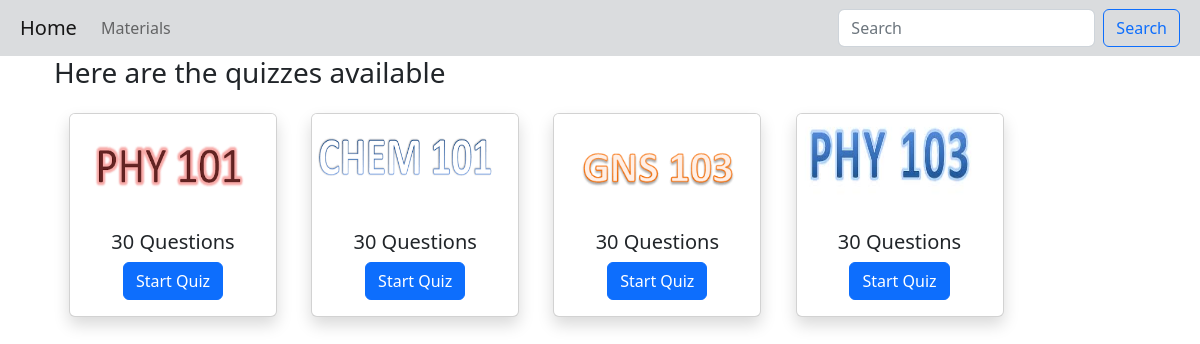
Before: / with the older database file.
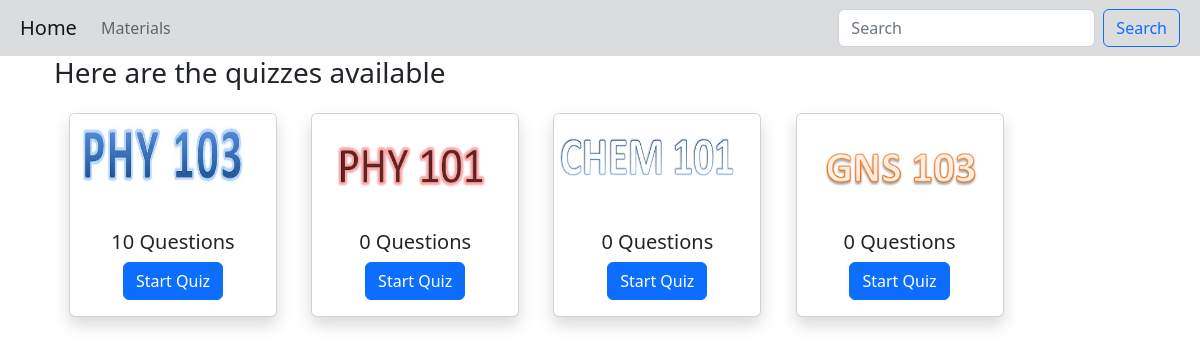
After: the same page with the newer database file.
### app/models.py (models this page shows, shortened)
class Quiz(models.Model):
    name = models.CharField(max_length=30,)
    number_of_question = models.IntegerField(default=0)
    image = models.ImageField(upload_to="images/")

### app/views.py (the view)
# urls.py: path("", quizzes, name="quizzes"),
def quizzes(request):
    query = Quiz.objects.all()
    return render(request, "quizzes.html", {"query": query})

### templates/quizzes.html (shortened to what this page needs)
{% extends "index.html" %} {% block content %}
<!DOCTYPE html>
<html lang="en">
  <head>
  </head>
  <body>
    <div class="container">
      <h3>Here are the quizzes available</h3>
      {% for quiz in query %}
      <div
        class="card shadow"
        style="width: 13rem; display: inline-flex; margin: 15px"
      >
        <img
          src="{{quiz.image.url}}"
          class="card-img-top"
          alt="{{quiz.name}}"
          height="100px"
        />
        <div class="card-body" style="text-align: center">
          <h5 class="card-title">{{quiz.number_of_question}} Questions</h5>
          <a href="page/{{quiz.name}}" class="btn btn-primary">Start Quiz</a>
        </div>
      </div>
      {% endfor %}
    </div>
  </body>
</html>
{% endblock content %}

### templates/index.html (shortened to what this page needs)
<!DOCTYPE html>
<html lang="en">
  <head>
    <link
      href="https://cdn.jsdelivr.net/npm/bootstrap@5.2.2/dist/css/bootstrap.min.css"
      rel="stylesheet"
    />
  </head>
  <body>
    <nav
      class="navbar navbar-expand-lg bg-secondary p-2 text-dark bg-opacity-25"
    >
      <div class="container-fluid">
        <a class="navbar-brand" href="/">Home</a>
        <div class="collapse navbar-collapse" id="navbarSupportedContent">
          <ul class="navbar-nav me-auto mb-2 mb-lg-0">
            <li class="nav-item">
              <a class="nav-link" href="#">Materials</a>
            </li>
          </ul>
          <form class="d-flex" role="search">
            <input
              class="form-control me-2"
              type="search"
              placeholder="Search"
              aria-label="Search"
            />
            <button class="btn btn-outline-primary" type="submit">
              Search
            </button>
          </form>
        </div>
      </div>
    </nav>
    <div class="container">{% block content %} {% endblock content %}</div>
  </body>
</html>

Changed rows visible on the page:
removed Quiz: image (picture), number_of_question "30"
removed Quiz: image (picture), number_of_question "30"
removed Quiz: image (picture), number_of_question "30"
changed Quiz (number 1 of 4 on the later page): number_of_question "30" → "10"
added Quiz: image (picture), number_of_question "0"
added Quiz: image (picture), number_of_question "0"
added Quiz: image (picture), number_of_question "0"
